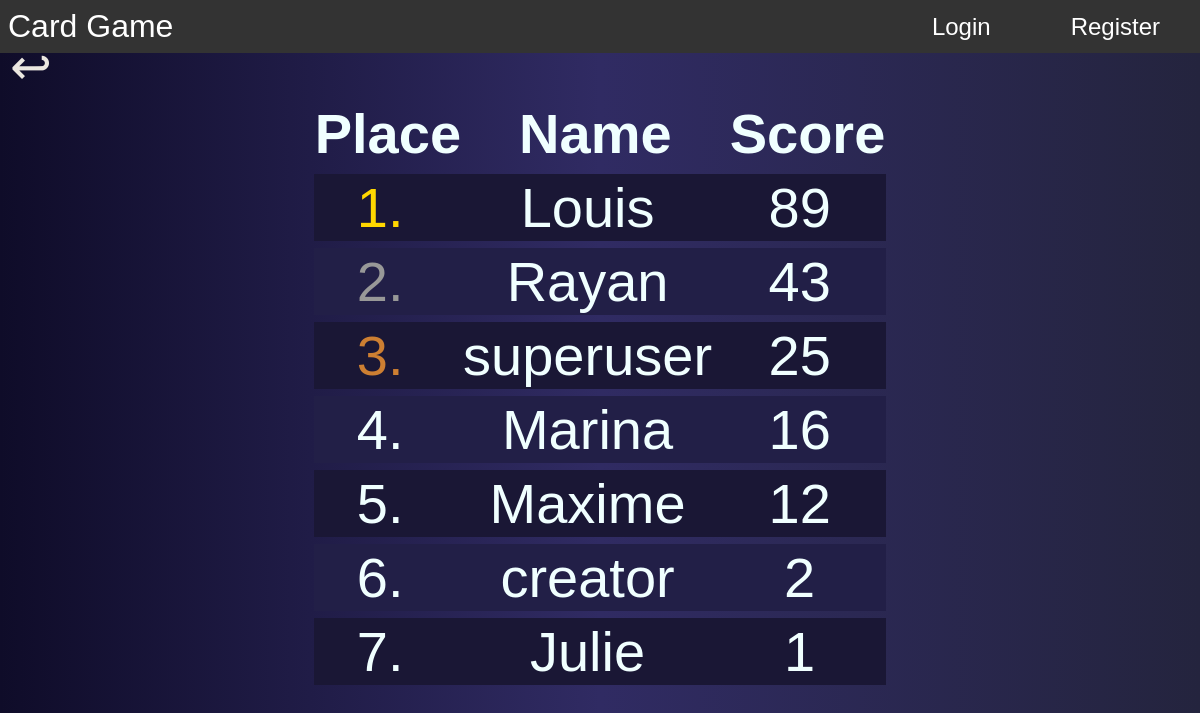
Page /scoreboard.php on the committed database.
### tables this page shows
CREATE TABLE IF NOT EXISTS `users` (
  `id` int(10) UNSIGNED NOT NULL AUTO_INCREMENT,
  `username` varchar(20) NOT NULL,
  `password` varchar(64) NOT NULL,
  `salt` varchar(32) NOT NULL,
  `name` varchar(40) NOT NULL,
  `joined` datetime NOT NULL DEFAULT current_timestamp(),
  `gid` int(11) NOT NULL DEFAULT 1,
  `date` date NOT NULL DEFAULT current_timestamp(),
  `userScore` int(20) DEFAULT NULL,
  PRIMARY KEY (`id`)
);

### Classes/Config.php (called while the page is built)
<?php
Class Config {
    public static function get($path = null) {
        if($path) {
            $config = $GLOBALS['config'];
            $string = explode('/', $path);
            foreach($string as $bit) {
                if(isset($config[$bit])) {
                    $config = $config[$bit];
                }
            }
            return $config;
        }
    }
}

### Classes/DB.php (called while the page is built, shortened)
<?php
class DB
{
    private static $_instance = null;
    private
    $_pdo,
    $_query,
    $_error = false,
    $_results,
    $_count = 0;
    private function __construct() {
        try {
            $this->_pdo = new PDO('mysql:host=' . Config::get('mysql/host') . ';dbname=' . Config::get('mysql/name'),
                Config::get('mysql/username'),
                Config::get('mysql/password')
            );
        } catch(PDOException $e) {
            die($e->getMessage());
        }
    }
    public static function getInstance() {
        if(DB::$_instance == null) {
            DB::$_instance = new DB();
            return DB::$_instance;
        }
        return DB::$_instance;
    }
    public function query($sql, $params = array()) {
        if($this->_query = $this->_pdo->prepare($sql)) {
            if($this->_query->execute()) {
                $this->_results = $this->_query->fetchAll(PDO::FETCH_OBJ);
            } else {
                $this->_error = true;
            }
        }
        return $this;
    }
    public function getResults() {
        return $this->_results;
    }
}

### Classes/User.php (called while the page is built, shortened)
<?php
class User
{
    public $isLoggedIn = false;
    public function __construct($user = null) {
        $this->_session_name = Config::get('session/session_name');
    }
    public function isLoggedIn() {
        return $this->isLoggedIn;
    }
}

### Classes/Session.php (called while the page is built, shortened)
<?php
class Session
{
    public static function exists($name) {
        return isset($_SESSION[$name]) ? true : false;
    }
}

### scoreboard.php (the view, shortened to what this page needs)
<!DOCTYPE html>
<html>
<head>
  <link href="style2.css" rel="stylesheet">
  <link href="style.css" rel="stylesheet">
  <nav class="navbar">
    <div class="main"><a href="index">Card Game</a></div>
    <div class="links">
      <ul>
        <?php
        $user = new  User();
        if($user->isLoggedIn()){
          $userId = $user->data()->id;
          echo "<li><a href=\"manage\">Create</a></li>";
          echo "<li><a href=\"account\">My account</a></li>";
          echo "<li><a id=\"logoutH\" href=\"logout\">Logout</a></li>";
        }else {
          echo "<li><a href=\"login\">Login</a></li>";
          echo "<li><a href=\"register\">Register</a></li>";
        }
        ?>
      </ul>
    </div>
  </nav>
</head>
<body id="">
  <div class="returnSymbol" onclick="location.href='index';">&#8617</div>
  <div class="disp">
    <?php
    $takeScore = DB::getInstance()->query("SELECT id, name, userScore FROM users ORDER BY userScore DESC")->getResults();
    echo "<table class=\"bigSizedTable tableOfUsers\" id=\"table\">
    <tr>
    <th onclick=\"sortTable(0)\">Place</th>
    <th onclick=\"sortTable(1)\">Name</th>
    <th onclick=\"sortTable(2)\">Score</th>
    </tr>
    ";
    $place = 1;
    $tempClass = '';
            $posUser = 'posUser1';
            foreach($takeScore as $k){
              $getName = $k->name;
              $getScore = $k->userScore;
                    echo "
                    <tr id=\"$tempClass\">
                    <td class=\"$posUser\">$place.&nbsp;</td>
                    <td>$getName&nbsp;</td>
                    <td>$getScore&nbsp;</td>
                    </tr>
                    ";
                    $tempClass='';
                    $posUser++;
                    $place++;
                  }
                  echo "</table>"
                  ?>
                </div>
              </body>
              </html>

### style2.css (style rules this page uses)
body { margin: 0; padding: 0; font-family: Arial; font-size: 12px; overflow-x: hidden; }

### style.css (style rules this page uses)
* { box-sizing: border-box; }
body { animation: fadeInAnimation ease 1s; animation-iteration-count: 1; animation-fill-mode: forwards; padding: 0; margin: 0; background: linear-gradient(to right, #0f0c29, #302b63, #24243e); }
.navbar { display: flex; justify-content: space-between; align-items: center; background-color: #333; color: white; }
.main { font-size: 2rem; margin: .5rem; }
.main a { text-decoration: none; color: white; }
.links ul { margin: 0; padding: 0; display: flex; }
.links li { list-style: none; }
.links li a { text-decoration: none; font-size: 1.5rem; color: white; padding: 10px 40px; transition: background-color 1s; }
.returnSymbol { position: absolute; font-size: 50px; display: block; margin-left: 10px; margin-top: -15px; font-family: 'Exo', sans-serif; color: #ebe7e0; }
.disp { font-size: 30px; color: #d9d9d9; text-align: center; }
.tableOfUsers { color: azure; transition: color 0.5s; margin: 0 auto; margin-top: 40px; text-align: center; font-size: 1.5rem; border-spacing: 0 7px; }
.tableOfUsers th { background: none; transition: background 0.5s; }
.tableOfUsers tr:nth-child(n+3) { background: #221f47; transition: background 0.3s; }
.tableOfUsers tr:nth-child(even) { background: #1a1735; transition: background 0.5s; }
.bigSizedTable { font-size: 3.5rem; }
.posUser1 { color: gold; }
.posUser2 { color: #989898; }
.posUser3 { color: #cd7f32; }

### rows in the picture
users: name "Louis", userScore "89"
users: name "Rayan", userScore "43"
users: name "superuser", userScore "25"
users: name "Marina", userScore "16"
users: name "Maxime", userScore "12"
users: name "creator", userScore "2"
users: name "Julie", userScore "1"
